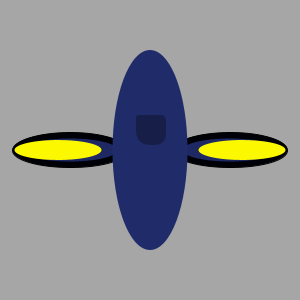
Frame 1 (no input)
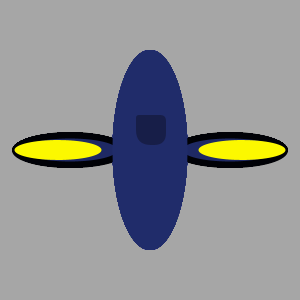
Frame 60 (the mouse pressed at the canvas centre just before this capture)
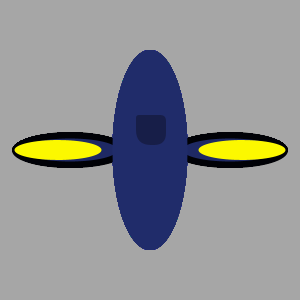
Frame 120 (the mouse held since frame 60 and released just before this capture)

The Processing sketch that drew these frames (run headless with seeded random() and noise(); from frame 60 on, the mouse is pressed at the canvas centre):

// Processing sketch: processing_139687
// ── processing_139687.pde

// brianna jennings
// my great sketch
  
//declare global variables
float eyeSize;
float eyeBallDiam;
float whiteEye;
float fin1;
float mouthDown;
 
//run once
void setup(){
  size(300,300);
  background(166,166,166);
}
  
void keyPressed(){
  background(166,166,166);
  eyeSize = random(5,10);
  eyeBallDiam = random(15,30);
  whiteEye = random(30,60);
  fin1 = random(0,30);
  mouthDown = random(50,90);
}
  
//run forever
void draw(){
  translate(150,150);
 
 
  //her arms
  //dark blue
  fill(0,1,6);
  ellipse(80,fin1,115, 35);
  ellipse(-80,fin1,115, 35);
    noStroke();
  //yellow
  fill(30,41,100);
  ellipse(80,fin1,95,23);
  ellipse(-80,fin1,95,23);
//med blue
  fill(252,248,0);
  ellipse(92,fin1,87,20);
  ellipse(-92,fin1,87,20);
    
//her face
  fill(32,44,106);
  ellipse(0,0,75,200);
  
// The Eyes
  stroke(2);
  fill(255,255,255);
  ellipse(40,-40, whiteEye, whiteEye);
  ellipse(-40,-40,whiteEye, whiteEye);
  noStroke();
  fill(186,46,142);
  ellipse(40,-35, eyeBallDiam, eyeBallDiam);
  ellipse(-40,-35,eyeBallDiam, eyeBallDiam);
  fill(56,43,71);
  ellipse(40,-35,eyeSize, eyeSize);
  ellipse(-40,-35,eyeSize, eyeSize);
// The Mouth
  fill(23,30,72);
  pushMatrix();
  translate(16,-35);
  rect(-30, mouthDown, 30, 30, 3, 6, 12, 18);
  popMatrix();
}
